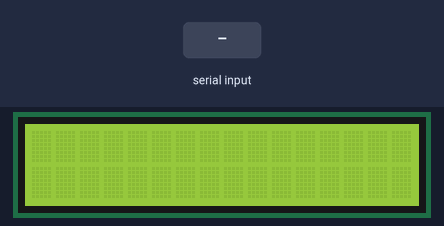
A sketch run on a simulated Arduino Uno, built with avr-gcc and run on an emulated ATmega328P. On the bench: 16×2 character LCD. Inputs (shaded band) come from the test bench.

Above: at 1.2 s.
1.3 s: "1" received over the second serial link
At 2.3 s:
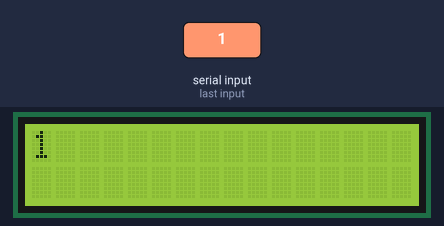
2.8 s: "0" received over the second serial link
At 3.4 s:
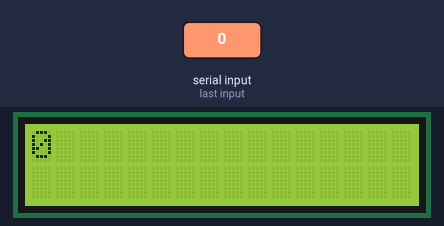
4.3 s: "2" received over the second serial link
At 5.7 s:
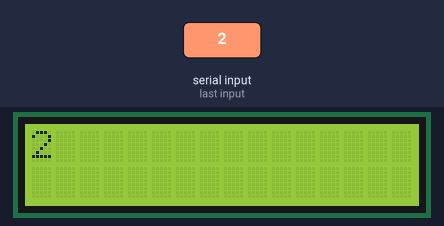
Timing chart, 0 to 7.3 s (numbered marks = the images above; inputs shaded):
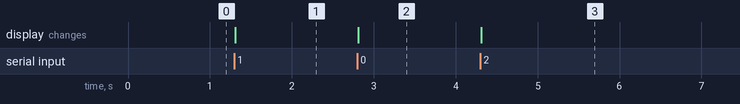

Measured:
- after the input at 1.3 s, the display: changes at once (image 1)
- after the input at 2.8 s, the display: changes at once (image 2)
- after the input at 4.3 s, the display: changes at once (image 3)

The sketch:

arduino_project.ino
```cpp
#include <Wire.h>
#include <SoftwareSerial.h>
#include <LiquidCrystal_I2C.h>

int Tx=7; //전송
int Rx=6; //수신


LiquidCrystal_I2C lcd(0x27, 16, 2);
SoftwareSerial btSerial(Tx, Rx);

String readString;

void setup()
{

  Serial.begin(9600);
  btSerial.begin(9600);
  lcd.begin();
  lcd.backlight();
}

void loop(){

  while (btSerial.available()) {
    delay(3);
    char c = btSerial.read();  // 시리얼 읽은 값을 문자로
    readString += c;         // 문자열로

    }

   if (readString.length() >0){
    lcd.clear();

    btSerial.println(readString);
    lcd.print(readString);


    readString="";

    }
   }
```
